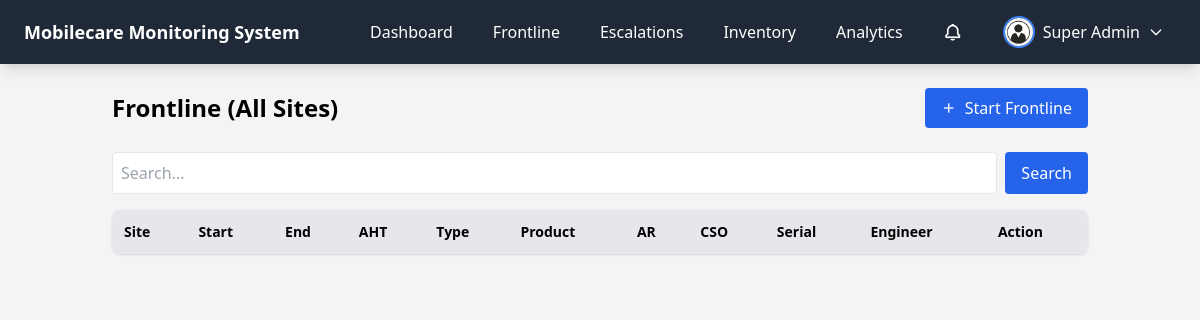
Page /modules/frontline.php (signed in) on the earlier database version.
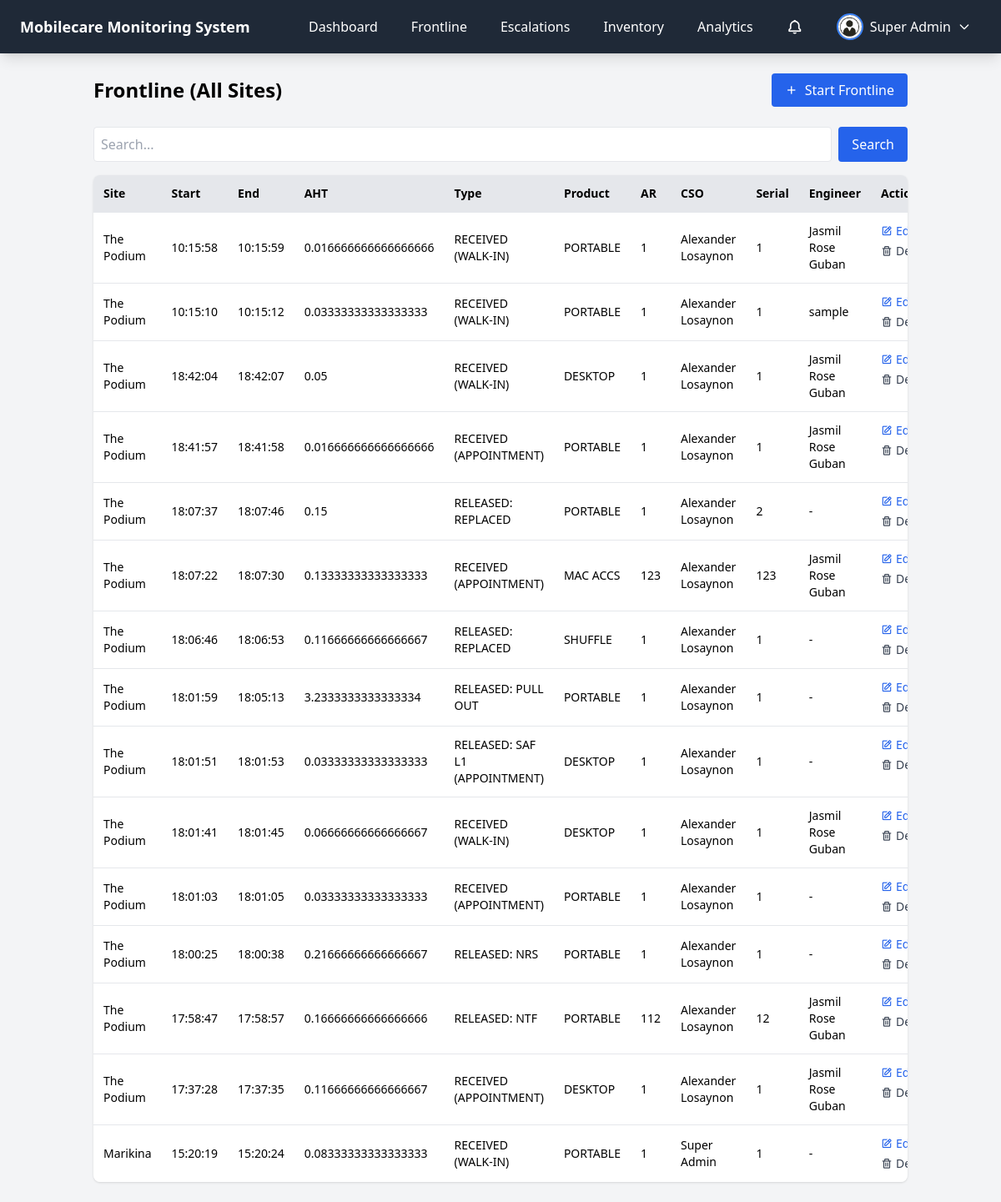
Same page on the later database version.
### tables this page shows
CREATE TABLE `frontline` (
  `id` int(10) UNSIGNED NOT NULL,
  `site` varchar(100) NOT NULL,
  `start_time` time NOT NULL,
  `end_time` time DEFAULT NULL,
  `aht` varchar(20) DEFAULT NULL,
  `type` varchar(50) DEFAULT NULL,
  `product` varchar(50) DEFAULT NULL,
  `ar` varchar(50) DEFAULT NULL,
  `cso` varchar(100) NOT NULL,
  `serial_number` varchar(50) DEFAULT NULL,
  `is_deleted` tinyint(1) DEFAULT 0,
  `created_at` timestamp NOT NULL DEFAULT current_timestamp(),
  `updated_at` timestamp NOT NULL DEFAULT current_timestamp() ON UPDATE current_timestamp(),
  `engineer` varchar(255) DEFAULT NULL
);

### modules/frontline.php (the view, shortened to what this page needs)
<?php
require '../config/database.php';
function e($value){ return htmlspecialchars($value ?? '', ENT_QUOTES, 'UTF-8'); }
$user_id = $_SESSION['user_id'];
$role = $_SESSION['role'];
$userStmt = $conn->prepare("SELECT name, site FROM users WHERE id=?");
$userStmt->bind_param("i", $user_id);
$userStmt->execute();
$userData = $userStmt->get_result()->fetch_assoc();
$site = $userData['site'];
$search = $_GET['search']??'';
$search_param="%$search%";
if($role==='super_admin'){
    $stmt=$conn->prepare("SELECT * FROM frontline WHERE is_deleted=0 AND (site LIKE ? OR product LIKE ? OR type LIKE ? OR ar LIKE ? OR cso LIKE ? OR serial_number LIKE ?) ORDER BY id DESC");
    $stmt->bind_param("ssssss",$search_param,$search_param,$search_param,$search_param,$search_param,$search_param);
} else {
    $stmt=$conn->prepare("SELECT * FROM frontline WHERE site=? AND is_deleted=0 AND (product LIKE ? OR type LIKE ? OR ar LIKE ? OR cso LIKE ? OR serial_number LIKE ?) ORDER BY id DESC");
    $stmt->bind_param("ssssss",$site,$search_param,$search_param,$search_param,$search_param,$search_param);
}
$stmt->execute(); $frontlines=$stmt->get_result();
?>
<!DOCTYPE html>
<html>
<head>
<script src="https://cdn.tailwindcss.com"></script>
<link href='https://unpkg.com/boxicons@2.1.4/css/boxicons.min.css' rel='stylesheet'>
</head>
<body class="bg-gray-100 min-h-screen">
<?php include '../layouts/navbar.php'; ?>
<div class="container mx-auto p-6">
    <div class="flex justify-between items-center mb-6">
        <h1 class="text-2xl font-bold">Frontline <?= $role==='super_admin'?'(All Sites)':'— '.e($site) ?></h1>
        <button onclick="openModal('start')" class="bg-blue-600 text-white px-4 py-2 rounded flex items-center gap-2 hover:bg-blue-700"><i class='bx bx-plus'></i> Start Frontline</button>
    </div>
    <form method="GET" class="mb-4 flex gap-2" onsubmit="document.getElementById('overlay').style.display='flex'">
        <input type="text" name="search" value="<?= e($search) ?>" placeholder="Search..." class="border p-2 rounded w-full">
        <button type="submit" class="bg-blue-600 text-white px-4 py-2 rounded hover:bg-blue-700">Search</button>
    </form>
    <div class="bg-white shadow rounded-lg overflow-x-auto">
        <table class="w-full text-sm text-left">
            <thead class="bg-gray-200"><tr>
                <th class="p-3">Site</th><th class="p-3">Start</th><th class="p-3">End</th><th class="p-3">AHT</th><th class="p-3">Type</th>
                <th class="p-3">Product</th><th class="p-3">AR</th><th class="p-3">CSO</th><th class="p-3">Serial</th>
                <th class="p-3">Engineer</th><th class="p-3">Action</th>
            </tr></thead>
            <tbody>
            <?php while($f=$frontlines->fetch_assoc()): ?>
            <tr class="border-t hover:bg-gray-50">
                <td class="p-3"><?= e($f['site']) ?></td>
                <td class="p-3"><?= e($f['start_time']) ?></td>
                <td class="p-3"><?= e($f['end_time']?:'-') ?></td>
                <td class="p-3"><?= e($f['aht']?:'-') ?></td>
                <td class="p-3"><?= e($f['type']) ?></td>
                <td class="p-3"><?= e($f['product']) ?></td>
                <td class="p-3"><?= e($f['ar']) ?></td>
                <td class="p-3"><?= e($f['cso']) ?></td>
                <td class="p-3"><?= e($f['serial_number']) ?></td>
                <td class="p-3"><?= e($f['engineer']?:'-') ?></td>
                <td class="p-3 flex flex-col gap-1">
                    <button onclick="openModal('edit',<?= $f['id'] ?>,'<?= e($f['type']) ?>','<?= e($f['product']) ?>','<?= e($f['ar']) ?>','<?= e($f['serial_number']) ?>','<?= e($f['engineer']) ?>')" class="text-blue-600 hover:text-blue-800 flex items-center gap-1"><i class='bx bx-edit'></i> Edit</button>
                    <form method="POST" onsubmit="return confirm('Are you sure?');">
                        <button class="text-gray-700 hover:text-black flex items-center gap-1"><i class='bx bx-trash'></i> Delete</button>
                    </form>
                </td>
            </tr>
            <?php endwhile;?>
            </tbody>
        </table>
    </div>
</div>
</body>
</html>

### layouts/navbar.php (shortened to what this page needs)
<?php
$role = $_SESSION['role'] ?? 'user';
$profile_img = '../assets/default_avatar.jpg';
?>
<nav class="bg-gray-800 text-white shadow-lg px-6 py-3 flex justify-between items-center">
    <div class="text-lg font-bold">
        Mobilecare Monitoring System
    </div>
    <div class="hidden md:flex items-center space-x-4">
        <a href="../dashboard/dashboard.php" class="px-3 py-1 rounded hover:bg-gray-700 transition">Dashboard</a>
        <?php if($role === 'admin' || $role === 'super_admin'): ?>
            <a href="../modules/frontline.php" class="px-3 py-1 rounded hover:bg-gray-700 transition">Frontline</a>
            <a href="../modules/escalations.php" class="px-3 py-1 rounded hover:bg-gray-700 transition">Escalations</a>
            <a href="../modules/inventory.php" class="px-3 py-1 rounded hover:bg-gray-700 transition">Inventory</a>
            <a href="../modules/analytics.php" class="px-3 py-1 rounded hover:bg-gray-700 transition">Analytics</a>
        <?php endif; ?>
        <?php if($role === 'super_admin'): ?>
        <div class="relative">
            <button id="notifBtn" class="flex items-center px-3 py-1 rounded hover:bg-gray-700 transition focus:outline-none">
                <i class='bx bx-bell text-xl'></i>
            </button>
        </div>
        <?php endif; ?>
        <div class="relative">
            <button id="profileBtn" class="flex items-center space-x-2 rounded hover:bg-gray-700 px-3 py-1 transition focus:outline-none">
                <img src="<?= $profile_img ?>" alt="Avatar" class="w-8 h-8 rounded-full border-2 border-blue-500">
                <span><?= htmlspecialchars($_SESSION['name']) ?></span>
                <svg class="w-4 h-4 ml-1" fill="none" stroke="currentColor" stroke-width="2" viewBox="0 0 24 24">
                    <path stroke-linecap="round" stroke-linejoin="round" d="M19 9l-7 7-7-7" />
                </svg>
            </button>
        </div>
    </div>
</nav>

Differences in the rows shown:
added frontline: site "The Podium", start_time "10:15:58", end_time "10:15:59", aht "0.016666666666666666", type "RECEIVED (WALK-IN)", product "PORTABLE", ar "1", cso "Alexander Losaynon", serial_number "1", engineer "Jasmil Rose Guban"
added frontline: site "The Podium", start_time "10:15:10", end_time "10:15:12", aht "0.03333333333333333", type "RECEIVED (WALK-IN)", product "PORTABLE", ar "1", cso "Alexander Losaynon", serial_number "1", engineer "sample"
added frontline: site "The Podium", start_time "18:42:04", end_time "18:42:07", aht "0.05", type "RECEIVED (WALK-IN)", product "DESKTOP", ar "1", cso "Alexander Losaynon", serial_number "1", engineer "Jasmil Rose Guban"
added frontline: site "The Podium", start_time "18:41:57", end_time "18:41:58", aht "0.016666666666666666", type "RECEIVED (APPOINTMENT)", product "PORTABLE", ar "1", cso "Alexander Losaynon", serial_number "1", engineer "Jasmil Rose Guban"
added frontline: site "The Podium", start_time "18:07:37", end_time "18:07:46", aht "0.15", type "RELEASED: REPLACED", product "PORTABLE", ar "1", cso "Alexander Losaynon", serial_number "2", engineer "-"
added frontline: site "The Podium", start_time "18:07:22", end_time "18:07:30", aht "0.13333333333333333", type "RECEIVED (APPOINTMENT)", product "MAC ACCS", ar "123", cso "Alexander Losaynon", serial_number "123", engineer "Jasmil Rose Guban"
added frontline: site "The Podium", start_time "18:06:46", end_time "18:06:53", aht "0.11666666666666667", type "RELEASED: REPLACED", product "SHUFFLE", ar "1", cso "Alexander Losaynon", serial_number "1", engineer "-"
added frontline: site "The Podium", start_time "18:01:59", end_time "18:05:13", aht "3.2333333333333334", type "RELEASED: PULL OUT", product "PORTABLE", ar "1", cso "Alexander Losaynon", serial_number "1", engineer "-"
added frontline: site "The Podium", start_time "18:01:51", end_time "18:01:53", aht "0.03333333333333333", type "RELEASED: SAF L1 (APPOINTMENT)", product "DESKTOP", ar "1", cso "Alexander Losaynon", serial_number "1", engineer "-"
added frontline: site "The Podium", start_time "18:01:41", end_time "18:01:45", aht "0.06666666666666667", type "RECEIVED (WALK-IN)", product "DESKTOP", ar "1", cso "Alexander Losaynon", serial_number "1", engineer "Jasmil Rose Guban"
added frontline: site "The Podium", start_time "18:01:03", end_time "18:01:05", aht "0.03333333333333333", type "RECEIVED (APPOINTMENT)", product "PORTABLE", ar "1", cso "Alexander Losaynon", serial_number "1", engineer "-"
added frontline: site "The Podium", start_time "18:00:25", end_time "18:00:38", aht "0.21666666666666667", type "RELEASED: NRS", product "PORTABLE", ar "1", cso "Alexander Losaynon", serial_number "1", engineer "-"
added frontline: site "The Podium", start_time "17:58:47", end_time "17:58:57", aht "0.16666666666666666", type "RELEASED: NTF", product "PORTABLE", ar "112", cso "Alexander Losaynon", serial_number "12", engineer "Jasmil Rose Guban"
added frontline: site "The Podium", start_time "17:37:28", end_time "17:37:35", aht "0.11666666666666667", type "RECEIVED (APPOINTMENT)", product "DESKTOP", ar "1", cso "Alexander Losaynon", serial_number "1", engineer "Jasmil Rose Guban"
added frontline: site "Marikina", start_time "15:20:19", end_time "15:20:24", aht "0.08333333333333333", type "RECEIVED (WALK-IN)", product "PORTABLE", ar "1", cso "Super Admin", serial_number "1", engineer "-"
